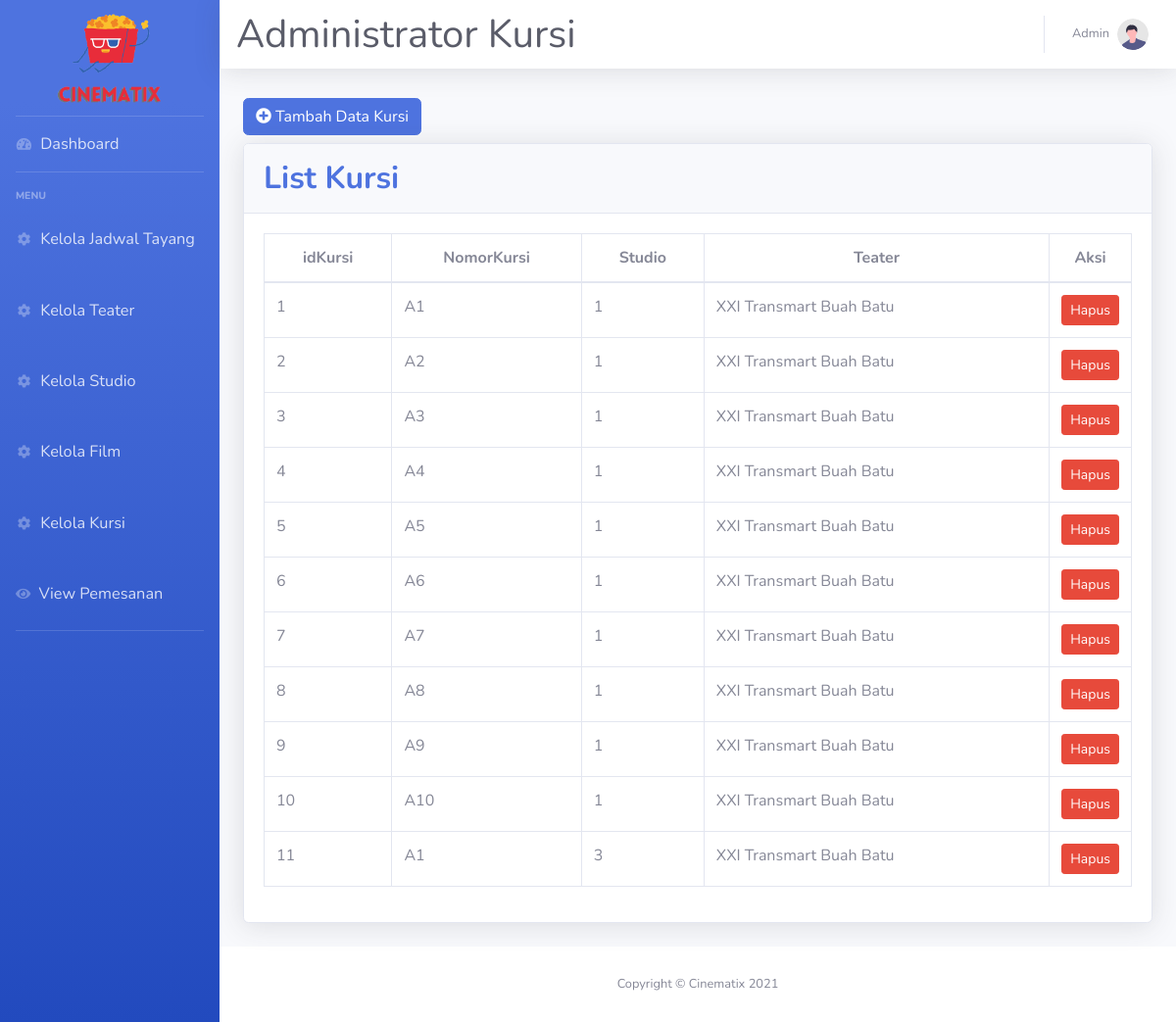
/index.php/kursi, run on an earlier commit of the app's database.
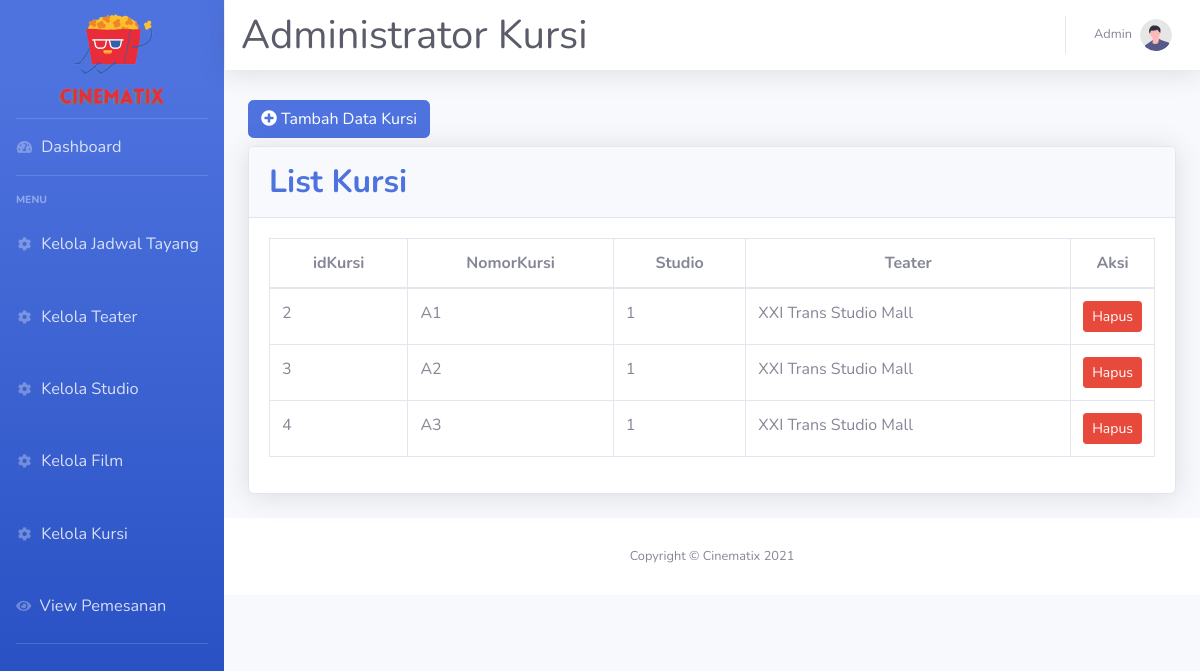
And on a later commit of the database.
### tables this page shows
CREATE TABLE `kursi` (
  `idKursi` int(5) NOT NULL,
  `NomorKursi` varchar(3) NOT NULL,
  `idStudio` varchar(5) NOT NULL
);

CREATE TABLE `studio` (
  `idStudio` varchar(5) NOT NULL,
  `NomorStudio` varchar(2) NOT NULL,
  `TipeStudio` varchar(10) NOT NULL,
  `idTeater` varchar(5) NOT NULL
);

CREATE TABLE `teater` (
  `idTeater` varchar(5) NOT NULL,
  `NamaTeater` varchar(50) NOT NULL,
  `image` varchar(128) NOT NULL
);

### application/controllers/Kursi.php (called while the page is built, shortened)
<?php
class Kursi extends CI_Controller{
    public function __construct()
    {
        $this->load->library('form_validation');
        $this->load->model('Kursi_Model');
        $this->load->model('Studio_Model');
        $this->load->helper('form');
    }
    public function index()
    {
        $data['judul'] = 'Kursi';
        $data['kursi'] = $this->Kursi_Model->getAllKursi();
        $data['studio'] = $this->Studio_Model->getAllStudio();
        $this->load->view('templates/header_admin.php',$data);
        $this->load->view('Admin/KelolaKursi.php',$data);
        $this->load->view('templates/footer_admin.php');
    }
}

### index.php (called while the page is built, shortened)
<?php
require_once BASEPATH.'core/CodeIgniter.php';

### application/models/Kursi_Model.php (called while the page is built, shortened)
<?php
class Kursi_Model extends CI_model {
    public function getAllKursi(){
        $this->db->select('kursi.*,studio.NomorStudio as nostudio, teater.NamaTeater as namateater');
        $this->db->from('kursi');
        $this->db->join('studio','studio.idStudio = kursi.idStudio');
        $this->db->join('teater','studio.idTeater = teater.idTeater');
        return $this->db->get()->result_array();
    }
}

### application/views/Admin/KelolaKursi.php (the view, shortened to what this page needs)
<div class="container-fluid" style="margin-top:100px">
<div class="row">
    <div class="col-md-6">
        <a href="" class="btn btn-primary addKursibtn mb-2" data-toggle="modal" data-target="#kursiModal"><i class="fa fa-plus-circle mr-1"></i>Tambah Data Kursi</a>
    </div>
</div>
<div class="card shadow mb-4">
    <div class="card-header py-3">
        <h2 class="m-0 font-weight-bold text-primary">List Kursi</h2>
    </div>
    <div class="card-body">
        <div class="table-responsive">
            <table class="table table-bordered" id="dataTable" width="100%" cellspacing="0" >
                <thead style="text-align:center;">
                    <tr>
                        <th>idKursi</th>
                        <th>NomorKursi</th>
                        <th>Studio</th>
                        <th>Teater</th>
                        <th width="45px">Aksi</th>
                    </tr>
                </thead>
                <tbody>
                <?php if(empty($kursi)): ?>
                    <tr>
                        <td colspan="5" align="center">No data has been created</td>
                    </tr>
                <?php else : ?>
                    <?php foreach ($kursi as $kr) : ?>
                    <tr>
                        <td><?= $kr['idKursi']; ?></td>
                        <td><?= $kr['NomorKursi']; ?></td>
                        <td><?= $kr['nostudio']; ?></td>
                        <td><?= $kr['namateater']; ?></td>
                        <td >
                        <a href="<?= base_url(); ?>Kursi/delKursi/<?= $kr['idKursi']; ?>" class="btn btn-danger btn-icon-split btn-sm delKursibtn" onclick="return confirm('Apakah Anda yakin untuk menghapus data ini ?');">
                            <span class="text">Hapus</span>
                        </a>
                        </td>
                    </tr>
                    <?php endforeach; ?>
                <?php endif; ?>
                </tbody>
            </table>
        </div>
    </div>
</div>
</div>
</div>

What changed in the data, as far as the page shows it:
removed kursi: idKursi "1", NomorKursi "A1", idStudio.NomorStudio "1", teater.NamaTeater "XXI Transmart Buah Batu"
removed kursi: idKursi "5", NomorKursi "A5", idStudio.NomorStudio "1", teater.NamaTeater "XXI Transmart Buah Batu"
removed kursi: idKursi "6", NomorKursi "A6", idStudio.NomorStudio "1", teater.NamaTeater "XXI Transmart Buah Batu"
removed kursi: idKursi "7", NomorKursi "A7", idStudio.NomorStudio "1", teater.NamaTeater "XXI Transmart Buah Batu"
removed kursi: idKursi "8", NomorKursi "A8", idStudio.NomorStudio "1", teater.NamaTeater "XXI Transmart Buah Batu"
removed kursi: idKursi "9", NomorKursi "A9", idStudio.NomorStudio "1", teater.NamaTeater "XXI Transmart Buah Batu"
removed kursi: idKursi "10", NomorKursi "A10", idStudio.NomorStudio "1", teater.NamaTeater "XXI Transmart Buah Batu"
removed kursi: idKursi "11", NomorKursi "A1", idStudio.NomorStudio "3", teater.NamaTeater "XXI Transmart Buah Batu"
changed kursi id 2: NomorKursi "A2" → "A1"; teater.NamaTeater "XXI Transmart Buah Batu" → "XXI Trans Studio Mall"
changed kursi id 3: NomorKursi "A3" → "A2"; teater.NamaTeater "XXI Transmart Buah Batu" → "XXI Trans Studio Mall"
changed kursi id 4: NomorKursi "A4" → "A3"; teater.NamaTeater "XXI Transmart Buah Batu" → "XXI Trans Studio Mall"
